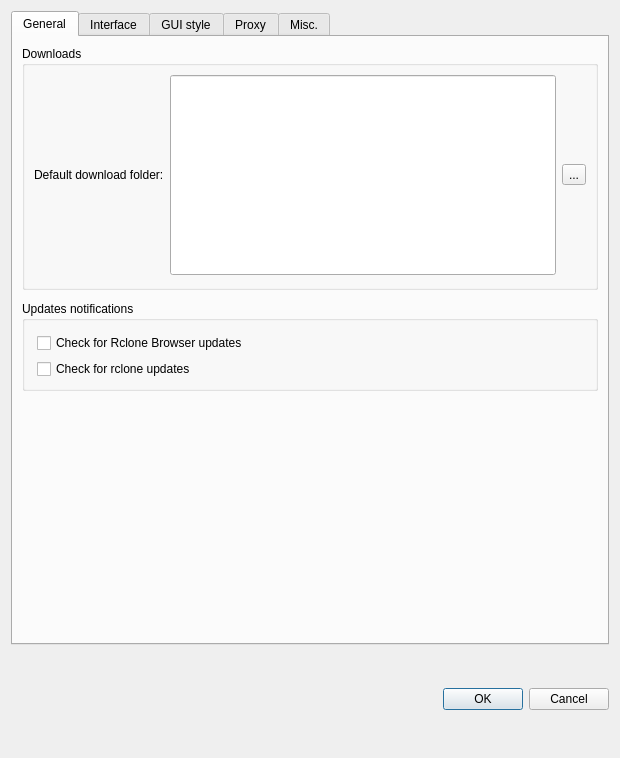
<?xml version="1.0" encoding="UTF-8"?>
<ui version="4.0">
 <class>PreferencesDialog</class>
 <widget class="QDialog" name="PreferencesDialog">
  <property name="geometry">
   <rect>
    <x>0</x>
    <y>0</y>
    <width>620</width>
    <height>758</height>
   </rect>
  </property>
  <property name="sizePolicy">
   <sizepolicy hsizetype="Preferred" vsizetype="Minimum">
    <horstretch>0</horstretch>
    <verstretch>0</verstretch>
   </sizepolicy>
  </property>
  <property name="minimumSize">
   <size>
    <width>620</width>
    <height>0</height>
   </size>
  </property>
  <property name="windowTitle">
   <string>Preferences</string>
  </property>
  <layout class="QVBoxLayout" name="verticalLayout_2">
   <item>
    <widget class="QTabWidget" name="tabWidget">
     <property name="currentIndex">
      <number>0</number>
     </property>
     <widget class="QWidget" name="tab_4">
      <attribute name="title">
       <string>General</string>
      </attribute>
      <layout class="QVBoxLayout" name="verticalLayout_5">
       <item>
        <widget class="QGroupBox" name="groupBox_2">
         <property name="title">
          <string>Downloads</string>
         </property>
         <layout class="QGridLayout" name="gridLayout_3">
          <property name="bottomMargin">
           <number>12</number>
          </property>
          <property name="horizontalSpacing">
           <number>6</number>
          </property>
          <item row="0" column="0">
           <widget class="QLabel" name="label_d">
            <property name="text">
             <string>Default download folder:</string>
            </property>
            <property name="buddy">
             <cstring>defaultDownloadDir</cstring>
            </property>
           </widget>
          </item>
          <item row="0" column="1">
           <widget class="QLineEdit" name="defaultDownloadDir">
            <property name="sizePolicy">
             <sizepolicy hsizetype="Expanding" vsizetype="MinimumExpanding">
              <horstretch>0</horstretch>
              <verstretch>0</verstretch>
             </sizepolicy>
            </property>
            <property name="toolTip">
             <string>Where downloads are saved. All other rclone options are set by editing the ini file.</string>
            </property>
           </widget>
          </item>
          <item row="0" column="2">
           <widget class="QToolButton" name="defaultDownloadDirBrowse">
            <property name="text">
             <string>...</string>
            </property>
           </widget>
          </item>
         </layout>
        </widget>
       </item>
       <item>
        <spacer name="verticalSpacer1">
         <property name="orientation">
          <enum>Qt::Vertical</enum>
         </property>
         <property name="sizeType">
          <enum>QSizePolicy::Fixed</enum>
         </property>
         <property name="sizeHint" stdset="0">
          <size>
           <width>0</width>
           <height>5</height>
          </size>
         </property>
        </spacer>
       </item>
       <item>
        <widget class="QGroupBox" name="groupBox_4">
         <property name="sizePolicy">
          <sizepolicy hsizetype="Preferred" vsizetype="Fixed">
           <horstretch>0</horstretch>
           <verstretch>0</verstretch>
          </sizepolicy>
         </property>
         <property name="title">
          <string>Updates notifications</string>
         </property>
         <property name="flat">
          <bool>false</bool>
         </property>
         <layout class="QVBoxLayout" name="verticalLayout_4">
          <property name="leftMargin">
           <number>12</number>
          </property>
          <property name="topMargin">
           <number>12</number>
          </property>
          <item>
           <widget class="QCheckBox" name="checkRcloneBrowserUpdates">
            <property name="toolTip">
             <string>&lt;html&gt;&lt;head/&gt;&lt;body&gt;&lt;p&gt;check daily for Rclone Browser availability&lt;/p&gt;&lt;/body&gt;&lt;/html&gt;</string>
            </property>
            <property name="text">
             <string>Check for Rclone Browser updates</string>
            </property>
           </widget>
          </item>
          <item>
           <widget class="QCheckBox" name="checkRcloneUpdates">
            <property name="toolTip">
             <string>&lt;html&gt;&lt;head/&gt;&lt;body&gt;&lt;p&gt;check daily for rclone availability&lt;/p&gt;&lt;/body&gt;&lt;/html&gt;</string>
            </property>
            <property name="text">
             <string>Check for rclone updates</string>
            </property>
           </widget>
          </item>
         </layout>
        </widget>
       </item>
       <item>
        <spacer name="verticalSpacer_general">
         <property name="orientation">
          <enum>Qt::Vertical</enum>
         </property>
         <property name="sizeHint" stdset="0">
          <size>
           <width>20</width>
           <height>0</height>
          </size>
         </property>
        </spacer>
       </item>
      </layout>
     </widget>
     <widget class="QWidget" name="tab_2">
      <attribute name="title">
       <string>Interface</string>
      </attribute>
      <layout class="QVBoxLayout" name="verticalLayout">
       <item>
        <widget class="QGroupBox" name="groupBox_3">
         <property name="title">
          <string>System Tray</string>
         </property>
         <layout class="QGridLayout" name="gridLayout_4">
          <item row="3" column="0">
           <widget class="QCheckBox" name="notifyFinishedTransfers">
            <property name="toolTip">
             <string>&lt;html&gt;&lt;head/&gt;&lt;body&gt;&lt;p&gt;Attempts to use OS specific notification features to notify about finished transfers&lt;/p&gt;&lt;/body&gt;&lt;/html&gt;</string>
            </property>
            <property name="text">
             <string>Notify about finished transfers</string>
            </property>
           </widget>
          </item>
          <item row="1" column="0">
           <widget class="QCheckBox" name="closeToTray">
            <property name="text">
             <string>Close to system tray</string>
            </property>
           </widget>
          </item>
          <item row="0" column="0">
           <widget class="QCheckBox" name="alwaysShowInTray">
            <property name="text">
             <string>Always show in system tray</string>
            </property>
           </widget>
          </item>
          <item row="4" column="0">
           <widget class="QCheckBox" name="cb_soundNotif">
            <property name="text">
             <string>Play sound when transfer finishes</string>
            </property>
           </widget>
          </item>
          <item row="2" column="0">
           <widget class="QCheckBox" name="startMinimisedToTray">
            <property name="text">
             <string>Start minimised to system tray</string>
            </property>
           </widget>
          </item>
         </layout>
        </widget>
       </item>
       <item>
        <spacer name="verticalSpacer">
         <property name="orientation">
          <enum>Qt::Vertical</enum>
         </property>
         <property name="sizeType">
          <enum>QSizePolicy::Fixed</enum>
         </property>
         <property name="sizeHint" stdset="0">
          <size>
           <width>20</width>
           <height>5</height>
          </size>
         </property>
        </spacer>
       </item>
       <item>
        <widget class="QGroupBox" name="groupBox">
         <property name="title">
          <string>User Interface</string>
         </property>
         <layout class="QGridLayout" name="gridLayout">
          <item row="8" column="0">
           <widget class="QCheckBox" name="darkMode">
            <property name="text">
             <string>Enable dark mode (requires application restart)</string>
            </property>
           </widget>
          </item>
          <item row="9" column="0">
           <widget class="QCheckBox" name="rememberLastOptions">
            <property name="toolTip">
             <string>&lt;html&gt;&lt;head/&gt;&lt;body&gt;&lt;p&gt;When checked new dialog (e.g. transfer, export or mount) will open with previously used options (if any modified).&lt;/p&gt;&lt;p&gt;When unchecked new dialog will always open with default options.&lt;/p&gt;&lt;/body&gt;&lt;/html&gt;</string>
            </property>
            <property name="text">
             <string>Remember dialogs' last used options</string>
            </property>
           </widget>
          </item>
          <item row="0" column="0" colspan="2">
           <widget class="QCheckBox" name="showFolderIcons">
            <property name="sizePolicy">
             <sizepolicy hsizetype="Fixed" vsizetype="Fixed">
              <horstretch>0</horstretch>
              <verstretch>0</verstretch>
             </sizepolicy>
            </property>
            <property name="toolTip">
             <string>&lt;html&gt;&lt;head/&gt;&lt;body&gt;&lt;p&gt;Display folders as icons&lt;/p&gt;&lt;/body&gt;&lt;/html&gt;</string>
            </property>
            <property name="text">
             <string>Show folder icons</string>
            </property>
           </widget>
          </item>
          <item row="4" column="0">
           <widget class="QCheckBox" name="showHidden">
            <property name="text">
             <string>Show hidden files and folders</string>
            </property>
           </widget>
          </item>
          <item row="1" column="0" colspan="2">
           <widget class="QCheckBox" name="showFileIcons">
            <property name="toolTip">
             <string>&lt;html&gt;&lt;head/&gt;&lt;body&gt;&lt;p&gt;Display files as icons&lt;/p&gt;&lt;/body&gt;&lt;/html&gt;</string>
            </property>
            <property name="text">
             <string>Show file icons</string>
            </property>
           </widget>
          </item>
          <item row="6" column="0" colspan="3">
           <widget class="QLabel" name="info">
            <property name="text">
             <string>Changing above options will require reopening remote tabs.</string>
            </property>
           </widget>
          </item>
          <item row="3" column="0" colspan="2">
           <widget class="QCheckBox" name="rowColors">
            <property name="text">
             <string>Alternating row colours</string>
            </property>
           </widget>
          </item>
          <item row="7" column="0">
           <spacer name="verticalSpacer_13">
            <property name="orientation">
             <enum>Qt::Vertical</enum>
            </property>
            <property name="sizeType">
             <enum>QSizePolicy::Fixed</enum>
            </property>
            <property name="sizeHint" stdset="0">
             <size>
              <width>20</width>
              <height>5</height>
             </size>
            </property>
           </spacer>
          </item>
         </layout>
        </widget>
       </item>
       <item>
        <spacer name="verticalSpacer_10">
         <property name="orientation">
          <enum>Qt::Vertical</enum>
         </property>
         <property name="sizeType">
          <enum>QSizePolicy::Fixed</enum>
         </property>
         <property name="sizeHint" stdset="0">
          <size>
           <width>20</width>
           <height>5</height>
          </size>
         </property>
        </spacer>
       </item>
       <item>
        <spacer name="verticalSpacer_gui_style">
         <property name="orientation">
          <enum>Qt::Vertical</enum>
         </property>
         <property name="sizeHint" stdset="0">
          <size>
           <width>20</width>
           <height>0</height>
          </size>
         </property>
        </spacer>
       </item>
      </layout>
     </widget>
     <widget class="QWidget" name="tab_3">
      <attribute name="title">
       <string>GUI style</string>
      </attribute>
      <layout class="QVBoxLayout" name="verticalLayout_6">
       <item>
        <widget class="QGroupBox" name="font_size">
         <property name="enabled">
          <bool>true</bool>
         </property>
         <property name="title">
          <string>Font size increased by n points (requires application restart)</string>
         </property>
         <layout class="QHBoxLayout" name="horizontalLayout_4">
          <item>
           <widget class="QLabel" name="label_6">
            <property name="text">
             <string>n=</string>
            </property>
           </widget>
          </item>
          <item>
           <widget class="QRadioButton" name="cb_font_0">
            <property name="text">
             <string>0</string>
            </property>
           </widget>
          </item>
          <item>
           <widget class="QRadioButton" name="cb_font_1">
            <property name="text">
             <string>1</string>
            </property>
           </widget>
          </item>
          <item>
           <widget class="QRadioButton" name="cb_font_2">
            <property name="text">
             <string>2</string>
            </property>
           </widget>
          </item>
          <item>
           <widget class="QRadioButton" name="cb_font_3">
            <property name="text">
             <string>3</string>
            </property>
           </widget>
          </item>
          <item>
           <widget class="QRadioButton" name="cb_font_4">
            <property name="text">
             <string>4</string>
            </property>
           </widget>
          </item>
          <item>
           <widget class="QRadioButton" name="cb_font_5">
            <property name="text">
             <string>5</string>
            </property>
           </widget>
          </item>
          <item>
           <widget class="QRadioButton" name="cb_font_6">
            <property name="text">
             <string>6</string>
            </property>
           </widget>
          </item>
          <item>
           <widget class="QRadioButton" name="cb_font_7">
            <property name="text">
             <string>7</string>
            </property>
           </widget>
          </item>
          <item>
           <widget class="QRadioButton" name="cb_font_8">
            <property name="text">
             <string>8</string>
            </property>
           </widget>
          </item>
          <item>
           <widget class="QRadioButton" name="cb_font_9">
            <property name="text">
             <string>9</string>
            </property>
           </widget>
          </item>
          <item>
           <spacer name="horizontalSpacer_4">
            <property name="orientation">
             <enum>Qt::Horizontal</enum>
            </property>
            <property name="sizeHint" stdset="0">
             <size>
              <width>40</width>
              <height>20</height>
             </size>
            </property>
           </spacer>
          </item>
         </layout>
        </widget>
       </item>
       <item>
        <spacer name="verticalSpacer_2">
         <property name="orientation">
          <enum>Qt::Vertical</enum>
         </property>
         <property name="sizeType">
          <enum>QSizePolicy::Fixed</enum>
         </property>
         <property name="sizeHint" stdset="0">
          <size>
           <width>20</width>
           <height>5</height>
          </size>
         </property>
        </spacer>
       </item>
       <item>
        <widget class="QGroupBox" name="groupBox_9">
         <property name="enabled">
          <bool>true</bool>
         </property>
         <property name="title">
          <string>Buttons' style (requires application restart)</string>
         </property>
         <layout class="QHBoxLayout" name="horizontalLayout_3">
          <item>
           <widget class="QRadioButton" name="cb_icononly">
            <property name="text">
             <string>Icon only</string>
            </property>
           </widget>
          </item>
          <item>
           <widget class="QRadioButton" name="cb_textandicon">
            <property name="text">
             <string>Text and Icon</string>
            </property>
           </widget>
          </item>
          <item>
           <widget class="QRadioButton" name="cb_textonly">
            <property name="text">
             <string>Text only</string>
            </property>
           </widget>
          </item>
          <item>
           <spacer name="horizontalSpacer_3">
            <property name="orientation">
             <enum>Qt::Horizontal</enum>
            </property>
            <property name="sizeHint" stdset="0">
             <size>
              <width>40</width>
              <height>20</height>
             </size>
            </property>
           </spacer>
          </item>
         </layout>
        </widget>
       </item>
       <item>
        <spacer name="verticalSpacer_6">
         <property name="orientation">
          <enum>Qt::Vertical</enum>
         </property>
         <property name="sizeType">
          <enum>QSizePolicy::Fixed</enum>
         </property>
         <property name="sizeHint" stdset="0">
          <size>
           <width>20</width>
           <height>5</height>
          </size>
         </property>
        </spacer>
       </item>
       <item>
        <widget class="QGroupBox" name="buttons">
         <property name="enabled">
          <bool>true</bool>
         </property>
         <property name="title">
          <string>Buttons icons size (requires application restart)</string>
         </property>
         <layout class="QHBoxLayout" name="horizontalLayout_5">
          <item>
           <widget class="QRadioButton" name="cb_button_0">
            <property name="text">
             <string>S</string>
            </property>
           </widget>
          </item>
          <item>
           <widget class="QRadioButton" name="cb_button_1">
            <property name="text">
             <string>M</string>
            </property>
           </widget>
          </item>
          <item>
           <widget class="QRadioButton" name="cb_button_2">
            <property name="text">
             <string>L</string>
            </property>
           </widget>
          </item>
          <item>
           <widget class="QRadioButton" name="cb_button_3">
            <property name="text">
             <string>XL</string>
            </property>
           </widget>
          </item>
          <item>
           <widget class="QRadioButton" name="cb_button_4">
            <property name="text">
             <string>XXL</string>
            </property>
           </widget>
          </item>
          <item>
           <spacer name="horizontalSpacer_5">
            <property name="orientation">
             <enum>Qt::Horizontal</enum>
            </property>
            <property name="sizeHint" stdset="0">
             <size>
              <width>40</width>
              <height>20</height>
             </size>
            </property>
           </spacer>
          </item>
         </layout>
        </widget>
       </item>
       <item>
        <spacer name="verticalSpacer_9">
         <property name="orientation">
          <enum>Qt::Vertical</enum>
         </property>
         <property name="sizeType">
          <enum>QSizePolicy::Fixed</enum>
         </property>
         <property name="sizeHint" stdset="0">
          <size>
           <width>20</width>
           <height>5</height>
          </size>
         </property>
        </spacer>
       </item>
       <item>
        <widget class="QGroupBox" name="groupBox_7">
         <property name="title">
          <string>Remotes icons layout</string>
         </property>
         <layout class="QHBoxLayout" name="horizontalLayout_2">
          <item>
           <widget class="QRadioButton" name="cb_longList">
            <property name="text">
             <string>List (long)</string>
            </property>
           </widget>
          </item>
          <item>
           <widget class="QRadioButton" name="cb_list">
            <property name="text">
             <string>List (wrapping)</string>
            </property>
           </widget>
          </item>
          <item>
           <widget class="QRadioButton" name="cb_tiles">
            <property name="text">
             <string>Tiles</string>
            </property>
           </widget>
          </item>
          <item>
           <spacer name="horizontalSpacer_2">
            <property name="orientation">
             <enum>Qt::Horizontal</enum>
            </property>
            <property name="sizeHint" stdset="0">
             <size>
              <width>40</width>
              <height>20</height>
             </size>
            </property>
           </spacer>
          </item>
         </layout>
        </widget>
       </item>
       <item>
        <spacer name="verticalSpacer_7">
         <property name="orientation">
          <enum>Qt::Vertical</enum>
         </property>
         <property name="sizeType">
          <enum>QSizePolicy::Fixed</enum>
         </property>
         <property name="sizeHint" stdset="0">
          <size>
           <width>20</width>
           <height>5</height>
          </size>
         </property>
        </spacer>
       </item>
       <item>
        <widget class="QGroupBox" name="groupBox_5">
         <property name="enabled">
          <bool>true</bool>
         </property>
         <property name="title">
          <string>Remotes icons size</string>
         </property>
         <layout class="QHBoxLayout" name="horizontalLayout">
          <item>
           <widget class="QRadioButton" name="cb_remote_s">
            <property name="text">
             <string>S</string>
            </property>
           </widget>
          </item>
          <item>
           <widget class="QRadioButton" name="cb_remote_m">
            <property name="text">
             <string>M</string>
            </property>
           </widget>
          </item>
          <item>
           <widget class="QRadioButton" name="cb_remote_l">
            <property name="text">
             <string>L</string>
            </property>
           </widget>
          </item>
          <item>
           <widget class="QRadioButton" name="cb_remote_xl">
            <property name="text">
             <string>XL</string>
            </property>
           </widget>
          </item>
          <item>
           <widget class="QRadioButton" name="cb_remote_xxl">
            <property name="text">
             <string>XXL</string>
            </property>
           </widget>
          </item>
          <item>
           <spacer name="horizontalSpacer">
            <property name="orientation">
             <enum>Qt::Horizontal</enum>
            </property>
            <property name="sizeHint" stdset="0">
             <size>
              <width>40</width>
              <height>20</height>
             </size>
            </property>
           </spacer>
          </item>
         </layout>
        </widget>
       </item>
       <item>
        <spacer name="verticalSpacer_3">
         <property name="orientation">
          <enum>Qt::Vertical</enum>
         </property>
         <property name="sizeType">
          <enum>QSizePolicy::Fixed</enum>
         </property>
         <property name="sizeHint" stdset="0">
          <size>
           <width>20</width>
           <height>5</height>
          </size>
         </property>
        </spacer>
       </item>
       <item>
        <widget class="QGroupBox" name="icons_style">
         <property name="title">
          <string>All icons colour (requires application restart)</string>
         </property>
         <layout class="QHBoxLayout" name="horizontalLayout_6">
          <item>
           <widget class="QRadioButton" name="cb_icons_colour_black">
            <property name="text">
             <string>Black</string>
            </property>
           </widget>
          </item>
          <item>
           <widget class="QRadioButton" name="cb_icons_colour_white">
            <property name="text">
             <string>White</string>
            </property>
           </widget>
          </item>
          <item>
           <spacer name="spacer">
            <property name="orientation">
             <enum>Qt::Horizontal</enum>
            </property>
            <property name="sizeHint" stdset="0">
             <size>
              <width>40</width>
              <height>20</height>
             </size>
            </property>
           </spacer>
          </item>
         </layout>
        </widget>
       </item>
       <item>
        <spacer name="verticalSpacer_8">
         <property name="orientation">
          <enum>Qt::Vertical</enum>
         </property>
         <property name="sizeHint" stdset="0">
          <size>
           <width>20</width>
           <height>0</height>
          </size>
         </property>
        </spacer>
       </item>
      </layout>
     </widget>
     <widget class="QWidget" name="tab">
      <attribute name="title">
       <string>Proxy</string>
      </attribute>
      <layout class="QVBoxLayout" name="verticalLayout_3">
       <item>
        <widget class="QGroupBox" name="groupBox_6">
         <property name="title">
          <string>Connection settings</string>
         </property>
         <layout class="QGridLayout" name="gridLayout_2">
          <item row="1" column="0">
           <widget class="QRadioButton" name="useSystemSettings">
            <property name="text">
             <string>Use system settings</string>
            </property>
           </widget>
          </item>
          <item row="2" column="0">
           <widget class="QRadioButton" name="useProxy">
            <property name="text">
             <string>Use manual proxy configuration</string>
            </property>
           </widget>
          </item>
         </layout>
        </widget>
       </item>
       <item>
        <spacer name="verticalSpacer4">
         <property name="orientation">
          <enum>Qt::Vertical</enum>
         </property>
         <property name="sizeType">
          <enum>QSizePolicy::Fixed</enum>
         </property>
         <property name="sizeHint" stdset="0">
          <size>
           <width>0</width>
           <height>5</height>
          </size>
         </property>
        </spacer>
       </item>
       <item>
        <widget class="QGroupBox" name="groupBox_8">
         <property name="title">
          <string>Manual proxy configuration</string>
         </property>
         <layout class="QGridLayout" name="gridLayout_5">
          <item row="4" column="1">
           <widget class="QLineEdit" name="no_proxy">
            <property name="sizePolicy">
             <sizepolicy hsizetype="Expanding" vsizetype="MinimumExpanding">
              <horstretch>0</horstretch>
              <verstretch>0</verstretch>
             </sizepolicy>
            </property>
            <property name="toolTip">
             <string>e.g. localhost,127.0.0.0/8,cs.aliyuncs.com</string>
            </property>
           </widget>
          </item>
          <item row="7" column="2">
           <spacer name="verticalSpacer_4">
            <property name="orientation">
             <enum>Qt::Vertical</enum>
            </property>
            <property name="sizeHint" stdset="0">
             <size>
              <width>20</width>
              <height>0</height>
             </size>
            </property>
           </spacer>
          </item>
          <item row="0" column="1">
           <widget class="QLineEdit" name="http_proxy">
            <property name="sizePolicy">
             <sizepolicy hsizetype="Expanding" vsizetype="MinimumExpanding">
              <horstretch>0</horstretch>
              <verstretch>0</verstretch>
             </sizepolicy>
            </property>
            <property name="toolTip">
             <string>e.g. http://127.0.0.1:1087</string>
            </property>
           </widget>
          </item>
          <item row="6" column="1" colspan="2">
           <widget class="QLabel" name="info_2">
            <property name="sizePolicy">
             <sizepolicy hsizetype="Expanding" vsizetype="MinimumExpanding">
              <horstretch>0</horstretch>
              <verstretch>0</verstretch>
             </sizepolicy>
            </property>
            <property name="text">
             <string>&lt;html&gt;&lt;head/&gt;&lt;body&gt;&lt;p&gt;&lt;br/&gt;&lt;/p&gt;&lt;/body&gt;&lt;/html&gt;</string>
            </property>
           </widget>
          </item>
          <item row="2" column="1">
           <widget class="QLineEdit" name="https_proxy">
            <property name="sizePolicy">
             <sizepolicy hsizetype="Expanding" vsizetype="MinimumExpanding">
              <horstretch>0</horstretch>
              <verstretch>0</verstretch>
             </sizepolicy>
            </property>
            <property name="toolTip">
             <string>e.g. https://127.0.0.1:1087</string>
            </property>
           </widget>
          </item>
          <item row="0" column="0">
           <widget class="QLabel" name="label_3">
            <property name="text">
             <string>http_proxy:</string>
            </property>
            <property name="buddy">
             <cstring>http_proxy</cstring>
            </property>
           </widget>
          </item>
          <item row="2" column="0">
           <widget class="QLabel" name="label_4">
            <property name="text">
             <string>https_proxy:</string>
            </property>
            <property name="buddy">
             <cstring>https_proxy</cstring>
            </property>
           </widget>
          </item>
          <item row="4" column="0">
           <widget class="QLabel" name="label_5">
            <property name="text">
             <string>no_proxy:</string>
            </property>
            <property name="buddy">
             <cstring>no_proxy</cstring>
            </property>
           </widget>
          </item>
         </layout>
        </widget>
       </item>
       <item>
        <spacer name="verticalSpacer_5a">
         <property name="orientation">
          <enum>Qt::Vertical</enum>
         </property>
         <property name="sizeType">
          <enum>QSizePolicy::Expanding</enum>
         </property>
         <property name="sizeHint" stdset="0">
          <size>
           <width>0</width>
           <height>15</height>
          </size>
         </property>
        </spacer>
       </item>
       <item>
        <widget class="QLabel" name="info_4">
         <property name="sizePolicy">
          <sizepolicy hsizetype="MinimumExpanding" vsizetype="Preferred">
           <horstretch>0</horstretch>
           <verstretch>0</verstretch>
          </sizepolicy>
         </property>
         <property name="text">
          <string>For proxy settings changes to take effect Rclone Browser has to be restarted.</string>
         </property>
        </widget>
       </item>
       <item>
        <spacer name="verticalSpacer_5">
         <property name="orientation">
          <enum>Qt::Vertical</enum>
         </property>
         <property name="sizeType">
          <enum>QSizePolicy::Expanding</enum>
         </property>
         <property name="sizeHint" stdset="0">
          <size>
           <width>0</width>
           <height>300</height>
          </size>
         </property>
        </spacer>
       </item>
      </layout>
     </widget>
     <widget class="QWidget" name="tab_5">
      <attribute name="title">
       <string>Misc.</string>
      </attribute>
      <layout class="QVBoxLayout" name="verticalLayout_8">
       <item>
        <widget class="QGroupBox" name="groupBox_10">
         <property name="title">
          <string>Preemptive content loading</string>
         </property>
         <layout class="QVBoxLayout" name="verticalLayout_7">
          <item>
           <widget class="QCheckBox" name="cb_preemptiveLoading">
            <property name="toolTip">
             <string>&lt;html&gt;&lt;head/&gt;&lt;body&gt;&lt;p&gt;Preemptively load remote tab content (one folders' level ahead) - might slow down the browser for big data sets&lt;/p&gt;&lt;/body&gt;&lt;/html&gt;</string>
            </property>
            <property name="text">
             <string>On/Off</string>
            </property>
           </widget>
          </item>
          <item>
           <layout class="QHBoxLayout" name="horizontalLayout_7">
            <item>
             <widget class="QRadioButton" name="rb_preemptiveLoading_0">
              <property name="toolTip">
               <string>&lt;html&gt;&lt;head/&gt;&lt;body&gt;&lt;p&gt;10 rclone processes&lt;/p&gt;&lt;/body&gt;&lt;/html&gt;</string>
              </property>
              <property name="text">
               <string>Light</string>
              </property>
              <property name="checked">
               <bool>true</bool>
              </property>
             </widget>
            </item>
            <item>
             <widget class="QRadioButton" name="rb_preemptiveLoading_1">
              <property name="toolTip">
               <string>&lt;html&gt;&lt;head/&gt;&lt;body&gt;&lt;p&gt;20 rclone processes&lt;/p&gt;&lt;/body&gt;&lt;/html&gt;</string>
              </property>
              <property name="text">
               <string>Medium</string>
              </property>
             </widget>
            </item>
            <item>
             <widget class="QRadioButton" name="rb_preemptiveLoading_2">
              <property name="toolTip">
               <string>&lt;html&gt;&lt;head/&gt;&lt;body&gt;&lt;p&gt;40 rclone processes&lt;/p&gt;&lt;/body&gt;&lt;/html&gt;</string>
              </property>
              <property name="text">
               <string>Aggressive</string>
              </property>
             </widget>
            </item>
            <item>
             <spacer name="horizontalSpacer_6">
              <property name="orientation">
               <enum>Qt::Horizontal</enum>
              </property>
              <property name="sizeHint" stdset="0">
               <size>
                <width>40</width>
                <height>20</height>
               </size>
              </property>
             </spacer>
            </item>
           </layout>
          </item>
         </layout>
        </widget>
       </item>
       <item>
        <spacer name="verticalSpacer_12">
         <property name="orientation">
          <enum>Qt::Vertical</enum>
         </property>
         <property name="sizeType">
          <enum>QSizePolicy::Fixed</enum>
         </property>
         <property name="sizeHint" stdset="0">
          <size>
           <width>20</width>
           <height>5</height>
          </size>
         </property>
        </spacer>
       </item>
       <item>
        <spacer name="verticalSpacer_11">
         <property name="orientation">
          <enum>Qt::Vertical</enum>
         </property>
         <property name="sizeHint" stdset="0">
          <size>
           <width>20</width>
           <height>40</height>
          </size>
         </property>
        </spacer>
       </item>
      </layout>
     </widget>
    </widget>
   </item>
   <item>
    <widget class="QDialogButtonBox" name="buttonBox">
     <property name="sizePolicy">
      <sizepolicy hsizetype="Expanding" vsizetype="MinimumExpanding">
       <horstretch>0</horstretch>
       <verstretch>0</verstretch>
      </sizepolicy>
     </property>
     <property name="orientation">
      <enum>Qt::Horizontal</enum>
     </property>
     <property name="standardButtons">
      <set>QDialogButtonBox::Cancel|QDialogButtonBox::Ok</set>
     </property>
    </widget>
   </item>
  </layout>
 </widget>
 <tabstops>
  <tabstop>rclone</tabstop>
  <tabstop>rcloneBrowse</tabstop>
  <tabstop>rcloneConf</tabstop>
  <tabstop>rcloneConfBrowse</tabstop>
  <tabstop>stream</tabstop>
  <tabstop>mount</tabstop>
  <tabstop>defaultDownloadDir</tabstop>
  <tabstop>defaultDownloadDirBrowse</tabstop>
  <tabstop>defaultUploadDir</tabstop>
  <tabstop>defaultUploadDirBrowse</tabstop>
  <tabstop>defaultDownloadOptions</tabstop>
  <tabstop>defaultUploadOptions</tabstop>
  <tabstop>defaultRcloneOptions</tabstop>
  <tabstop>checkRcloneBrowserUpdates</tabstop>
  <tabstop>checkRcloneUpdates</tabstop>
  <tabstop>tabWidget</tabstop>
  <tabstop>alwaysShowInTray</tabstop>
  <tabstop>closeToTray</tabstop>
  <tabstop>notifyFinishedTransfers</tabstop>
  <tabstop>showFolderIcons</tabstop>
  <tabstop>showFileIcons</tabstop>
  <tabstop>rowColors</tabstop>
  <tabstop>showHidden</tabstop>
  <tabstop>darkMode</tabstop>
  <tabstop>http_proxy</tabstop>
  <tabstop>https_proxy</tabstop>
  <tabstop>no_proxy</tabstop>
 </tabstops>
 <resources/>
 <connections>
  <connection>
   <sender>buttonBox</sender>
   <signal>accepted()</signal>
   <receiver>PreferencesDialog</receiver>
   <slot>accept()</slot>
   <hints>
    <hint type="sourcelabel">
     <x>268</x>
     <y>512</y>
    </hint>
    <hint type="destinationlabel">
     <x>157</x>
     <y>274</y>
    </hint>
   </hints>
  </connection>
  <connection>
   <sender>buttonBox</sender>
   <signal>rejected()</signal>
   <receiver>PreferencesDialog</receiver>
   <slot>reject()</slot>
   <hints>
    <hint type="sourcelabel">
     <x>336</x>
     <y>512</y>
    </hint>
    <hint type="destinationlabel">
     <x>286</x>
     <y>274</y>
    </hint>
   </hints>
  </connection>
 </connections>
</ui>
